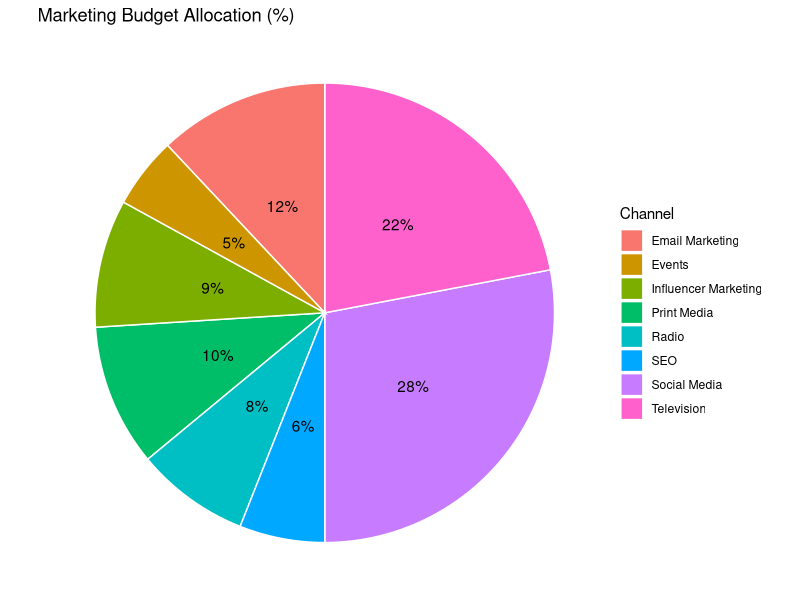

The R script that drew this image:
library(ggplot2)

q3_data <- data.frame(
  Channel = c("Social Media", "Television", "Print Media", "Radio", 
              "Email Marketing", "Influencer Marketing", "SEO", "Events"),
  Budget = c(28, 22, 10, 8, 12, 9, 6, 5)
)

ggplot(q3_data, aes(x = "", y = Budget, fill = Channel)) +
  geom_bar(stat = "identity", width = 1, color = "white") +
  coord_polar("y", start = 0) +
  theme_void() + # Removes standard gridlines and axes
  labs(title = "Marketing Budget Allocation (%)") +
  geom_text(aes(label = paste0(Budget, "%")), position = position_stack(vjust = 0.5))
